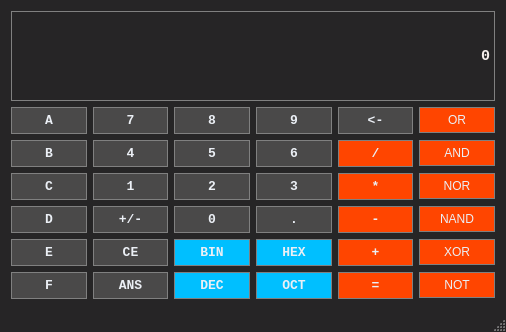
<?xml version="1.0" encoding="UTF-8"?>
<ui version="4.0">
 <class>mainWindow</class>
 <widget class="QMainWindow" name="mainWindow">
  <property name="geometry">
   <rect>
    <x>0</x>
    <y>0</y>
    <width>506</width>
    <height>332</height>
   </rect>
  </property>
  <property name="windowTitle">
   <string>Kalkulator</string>
  </property>
  <property name="styleSheet">
   <string notr="true">QMainWindow{
	background-color: #262526;
}</string>
  </property>
  <widget class="QWidget" name="centralWidget">
   <property name="styleSheet">
    <string notr="true">QWidget{
	background-color: #262526;
}</string>
   </property>
   <layout class="QGridLayout" name="gridLayout">
    <item row="6" column="2">
     <widget class="QPushButton" name="Button2">
      <property name="sizePolicy">
       <sizepolicy hsizetype="Preferred" vsizetype="Preferred">
        <horstretch>0</horstretch>
        <verstretch>0</verstretch>
       </sizepolicy>
      </property>
      <property name="font">
       <font>
        <family>Consolas</family>
        <pointsize>10</pointsize>
        <bold>true</bold>
       </font>
      </property>
      <property name="autoFillBackground">
       <bool>false</bool>
      </property>
      <property name="styleSheet">
       <string notr="true">QPushButton{
	background-color:#4a4949;
	color: #ebeff5;
	border: 1px solid gray;
	padding: 5px;
}
QPushButton:pressed{
	background-color: #696969;
	color: #ebeff5;
	border: 1px solid gray;
	padding: 5px;
}
QPushButton:disabled{
	background-color:#292929;
	color: #4a4949;
	border: 1px solid gray;
	padding: 5px;
}</string>
      </property>
      <property name="text">
       <string>2</string>
      </property>
      <property name="shortcut">
       <string>2</string>
      </property>
     </widget>
    </item>
    <item row="5" column="4">
     <widget class="QPushButton" name="ButtonDiv">
      <property name="sizePolicy">
       <sizepolicy hsizetype="Preferred" vsizetype="Preferred">
        <horstretch>0</horstretch>
        <verstretch>0</verstretch>
       </sizepolicy>
      </property>
      <property name="font">
       <font>
        <family>Consolas</family>
        <pointsize>10</pointsize>
        <bold>true</bold>
       </font>
      </property>
      <property name="autoFillBackground">
       <bool>false</bool>
      </property>
      <property name="styleSheet">
       <string notr="true">QPushButton{
	background-color: #FF4500;
	color: #ebeff5;
	border: 1px solid gray;
	padding: 5px;
}

QPushButton:pressed{
	background-color: #a32f03;
	color: #ebeff5;
	border: 1px solid gray;
	padding: 5px;
}</string>
      </property>
      <property name="text">
       <string>/</string>
      </property>
      <property name="shortcut">
       <string>/</string>
      </property>
     </widget>
    </item>
    <item row="9" column="1">
     <widget class="QPushButton" name="ButtonAns">
      <property name="sizePolicy">
       <sizepolicy hsizetype="Preferred" vsizetype="Preferred">
        <horstretch>0</horstretch>
        <verstretch>0</verstretch>
       </sizepolicy>
      </property>
      <property name="font">
       <font>
        <family>Consolas</family>
        <pointsize>10</pointsize>
        <bold>true</bold>
       </font>
      </property>
      <property name="autoFillBackground">
       <bool>false</bool>
      </property>
      <property name="styleSheet">
       <string notr="true">QPushButton{
	background-color:#4a4949;
	color: #ebeff5;
	border: 1px solid gray;
	padding: 5px;
}
QPushButton:pressed{
	background-color: #696969;
	color: #ebeff5;
	border: 1px solid gray;
	padding: 5px;
}
QPushButton:disabled{
	background-color:#292929;
	color: #4a4949;
	border: 1px solid gray;
	padding: 5px;
}</string>
      </property>
      <property name="text">
       <string>ANS</string>
      </property>
     </widget>
    </item>
    <item row="8" column="1">
     <widget class="QPushButton" name="ButtonClean">
      <property name="sizePolicy">
       <sizepolicy hsizetype="Preferred" vsizetype="Preferred">
        <horstretch>0</horstretch>
        <verstretch>0</verstretch>
       </sizepolicy>
      </property>
      <property name="font">
       <font>
        <family>Consolas</family>
        <pointsize>10</pointsize>
        <bold>true</bold>
       </font>
      </property>
      <property name="autoFillBackground">
       <bool>false</bool>
      </property>
      <property name="styleSheet">
       <string notr="true">QPushButton{
	background-color:#4a4949;
	color: #ebeff5;
	border: 1px solid gray;
	padding: 5px;
}
QPushButton:pressed{
	background-color: #696969;
	color: #ebeff5;
	border: 1px solid gray;
	padding: 5px;
}
QPushButton:disabled{
	background-color:#292929;
	color: #4a4949;
	border: 1px solid gray;
	padding: 5px;
}</string>
      </property>
      <property name="text">
       <string>CE</string>
      </property>
     </widget>
    </item>
    <item row="4" column="1">
     <widget class="QPushButton" name="Button7">
      <property name="sizePolicy">
       <sizepolicy hsizetype="Preferred" vsizetype="Preferred">
        <horstretch>0</horstretch>
        <verstretch>0</verstretch>
       </sizepolicy>
      </property>
      <property name="font">
       <font>
        <family>Consolas</family>
        <pointsize>10</pointsize>
        <bold>true</bold>
       </font>
      </property>
      <property name="autoFillBackground">
       <bool>false</bool>
      </property>
      <property name="styleSheet">
       <string notr="true">QPushButton{
	background-color:#4a4949;
	color: #ebeff5;
	border: 1px solid gray;
	padding: 5px;
}
QPushButton:pressed{
	background-color: #696969;
	color: #ebeff5;
	border: 1px solid gray;
	padding: 5px;
}
QPushButton:disabled{
	background-color:#292929;
	color: #4a4949;
	border: 1px solid gray;
	padding: 5px;
}</string>
      </property>
      <property name="text">
       <string>7</string>
      </property>
      <property name="shortcut">
       <string>7</string>
      </property>
     </widget>
    </item>
    <item row="8" column="2">
     <widget class="QPushButton" name="ButtonBIN">
      <property name="sizePolicy">
       <sizepolicy hsizetype="Preferred" vsizetype="Preferred">
        <horstretch>0</horstretch>
        <verstretch>0</verstretch>
       </sizepolicy>
      </property>
      <property name="font">
       <font>
        <family>Consolas</family>
        <pointsize>10</pointsize>
        <bold>true</bold>
       </font>
      </property>
      <property name="autoFillBackground">
       <bool>false</bool>
      </property>
      <property name="styleSheet">
       <string notr="true">QPushButton{
	background-color: #00BFFF;
	color: #ebeff5;
	border: 1px solid gray;
	padding: 5px;
}

QPushButton:pressed{
	background-color: #6495ED;
	color: #ebeff5;
	border: 1px solid gray;
	padding: 5px;
}</string>
      </property>
      <property name="text">
       <string>BIN</string>
      </property>
     </widget>
    </item>
    <item row="9" column="5">
     <widget class="QPushButton" name="ButtonNOT">
      <property name="styleSheet">
       <string notr="true">QPushButton{
	background-color: #FF4500;
	color: #ebeff5;
	border: 1px solid gray;
	padding: 5px;
}

QPushButton:pressed{
	background-color: #a32f03;
	color: #ebeff5;
	border: 1px solid gray;
	padding: 5px;
}
QPushButton:disabled{
	background-color:#292929;
	color: #4a4949;
	border: 1px solid gray;
	padding: 5px;
}</string>
      </property>
      <property name="text">
       <string>NOT</string>
      </property>
     </widget>
    </item>
    <item row="7" column="0">
     <widget class="QPushButton" name="ButtonD">
      <property name="sizePolicy">
       <sizepolicy hsizetype="Preferred" vsizetype="Preferred">
        <horstretch>0</horstretch>
        <verstretch>0</verstretch>
       </sizepolicy>
      </property>
      <property name="font">
       <font>
        <family>Consolas</family>
        <pointsize>10</pointsize>
        <bold>true</bold>
       </font>
      </property>
      <property name="autoFillBackground">
       <bool>false</bool>
      </property>
      <property name="styleSheet">
       <string notr="true">QPushButton{
	background-color:#4a4949;
	color: #ebeff5;
	border: 1px solid gray;
	padding: 5px;
}
QPushButton:pressed{
	background-color: #696969;
	color: #ebeff5;
	border: 1px solid gray;
	padding: 5px;
}
QPushButton:disabled{
	background-color:#292929;
	color: #4a4949;
	border: 1px solid gray;
	padding: 5px;
}</string>
      </property>
      <property name="text">
       <string>D</string>
      </property>
      <property name="shortcut">
       <string>D</string>
      </property>
      <attribute name="buttonGroup">
       <string notr="true">hexButtons</string>
      </attribute>
     </widget>
    </item>
    <item row="5" column="5">
     <widget class="QPushButton" name="ButtonAND">
      <property name="styleSheet">
       <string notr="true">QPushButton{
	background-color: #FF4500;
	color: #ebeff5;
	border: 1px solid gray;
	padding: 5px;
}

QPushButton:pressed{
	background-color: #a32f03;
	color: #ebeff5;
	border: 1px solid gray;
	padding: 5px;
}
QPushButton:disabled{
	background-color:#292929;
	color: #4a4949;
	border: 1px solid gray;
	padding: 5px;
}</string>
      </property>
      <property name="text">
       <string>AND</string>
      </property>
     </widget>
    </item>
    <item row="4" column="3">
     <widget class="QPushButton" name="Button9">
      <property name="sizePolicy">
       <sizepolicy hsizetype="Preferred" vsizetype="Preferred">
        <horstretch>0</horstretch>
        <verstretch>0</verstretch>
       </sizepolicy>
      </property>
      <property name="font">
       <font>
        <family>Consolas</family>
        <pointsize>10</pointsize>
        <bold>true</bold>
       </font>
      </property>
      <property name="autoFillBackground">
       <bool>false</bool>
      </property>
      <property name="styleSheet">
       <string notr="true">QPushButton{
	background-color:#4a4949;
	color: #ebeff5;
	border: 1px solid gray;
	padding: 5px;
}
QPushButton:pressed{
	background-color: #696969;
	color: #ebeff5;
	border: 1px solid gray;
	padding: 5px;
}
QPushButton:disabled{
	background-color:#292929;
	color: #4a4949;
	border: 1px solid gray;
	padding: 5px;
}</string>
      </property>
      <property name="text">
       <string>9</string>
      </property>
      <property name="shortcut">
       <string>9</string>
      </property>
     </widget>
    </item>
    <item row="9" column="0">
     <widget class="QPushButton" name="ButtonF">
      <property name="sizePolicy">
       <sizepolicy hsizetype="Preferred" vsizetype="Preferred">
        <horstretch>0</horstretch>
        <verstretch>0</verstretch>
       </sizepolicy>
      </property>
      <property name="font">
       <font>
        <family>Consolas</family>
        <pointsize>10</pointsize>
        <bold>true</bold>
       </font>
      </property>
      <property name="autoFillBackground">
       <bool>false</bool>
      </property>
      <property name="styleSheet">
       <string notr="true">QPushButton{
	background-color:#4a4949;
	color: #ebeff5;
	border: 1px solid gray;
	padding: 5px;
}
QPushButton:pressed{
	background-color: #696969;
	color: #ebeff5;
	border: 1px solid gray;
	padding: 5px;
}
QPushButton:disabled{
	background-color:#292929;
	color: #4a4949;
	border: 1px solid gray;
	padding: 5px;
}</string>
      </property>
      <property name="text">
       <string>F</string>
      </property>
      <property name="shortcut">
       <string>F</string>
      </property>
      <attribute name="buttonGroup">
       <string notr="true">hexButtons</string>
      </attribute>
     </widget>
    </item>
    <item row="4" column="0">
     <widget class="QPushButton" name="ButtonA">
      <property name="sizePolicy">
       <sizepolicy hsizetype="Preferred" vsizetype="Preferred">
        <horstretch>0</horstretch>
        <verstretch>0</verstretch>
       </sizepolicy>
      </property>
      <property name="font">
       <font>
        <family>Consolas</family>
        <pointsize>10</pointsize>
        <bold>true</bold>
       </font>
      </property>
      <property name="autoFillBackground">
       <bool>false</bool>
      </property>
      <property name="styleSheet">
       <string notr="true">QPushButton{
	background-color:#4a4949;
	color: #ebeff5;
	border: 1px solid gray;
	padding: 5px;
}
QPushButton:pressed{
	background-color: #696969;
	color: #ebeff5;
	border: 1px solid gray;
	padding: 5px;
}
QPushButton:disabled{
	background-color:#292929;
	color: #4a4949;
	border: 1px solid gray;
	padding: 5px;
}</string>
      </property>
      <property name="text">
       <string>A</string>
      </property>
      <property name="shortcut">
       <string>A</string>
      </property>
      <attribute name="buttonGroup">
       <string notr="true">hexButtons</string>
      </attribute>
     </widget>
    </item>
    <item row="7" column="5">
     <widget class="QPushButton" name="ButtonNAND">
      <property name="styleSheet">
       <string notr="true">QPushButton{
	background-color: #FF4500;
	color: #ebeff5;
	border: 1px solid gray;
	padding: 5px;
}

QPushButton:pressed{
	background-color: #a32f03;
	color: #ebeff5;
	border: 1px solid gray;
	padding: 5px;
}
QPushButton:disabled{
	background-color:#292929;
	color: #4a4949;
	border: 1px solid gray;
	padding: 5px;
}</string>
      </property>
      <property name="text">
       <string>NAND</string>
      </property>
     </widget>
    </item>
    <item row="8" column="0">
     <widget class="QPushButton" name="ButtonE">
      <property name="sizePolicy">
       <sizepolicy hsizetype="Preferred" vsizetype="Preferred">
        <horstretch>0</horstretch>
        <verstretch>0</verstretch>
       </sizepolicy>
      </property>
      <property name="font">
       <font>
        <family>Consolas</family>
        <pointsize>10</pointsize>
        <bold>true</bold>
       </font>
      </property>
      <property name="autoFillBackground">
       <bool>false</bool>
      </property>
      <property name="styleSheet">
       <string notr="true">QPushButton{
	background-color:#4a4949;
	color: #ebeff5;
	border: 1px solid gray;
	padding: 5px;
}
QPushButton:pressed{
	background-color: #696969;
	color: #ebeff5;
	border: 1px solid gray;
	padding: 5px;
}
QPushButton:disabled{
	background-color:#292929;
	color: #4a4949;
	border: 1px solid gray;
	padding: 5px;
}</string>
      </property>
      <property name="text">
       <string>E</string>
      </property>
      <property name="shortcut">
       <string>E</string>
      </property>
      <attribute name="buttonGroup">
       <string notr="true">hexButtons</string>
      </attribute>
     </widget>
    </item>
    <item row="5" column="0">
     <widget class="QPushButton" name="ButtonB">
      <property name="sizePolicy">
       <sizepolicy hsizetype="Preferred" vsizetype="Preferred">
        <horstretch>0</horstretch>
        <verstretch>0</verstretch>
       </sizepolicy>
      </property>
      <property name="font">
       <font>
        <family>Consolas</family>
        <pointsize>10</pointsize>
        <bold>true</bold>
       </font>
      </property>
      <property name="autoFillBackground">
       <bool>false</bool>
      </property>
      <property name="styleSheet">
       <string notr="true">QPushButton{
	background-color:#4a4949;
	color: #ebeff5;
	border: 1px solid gray;
	padding: 5px;
}
QPushButton:pressed{
	background-color: #696969;
	color: #ebeff5;
	border: 1px solid gray;
	padding: 5px;
}
QPushButton:disabled{
	background-color:#292929;
	color: #4a4949;
	border: 1px solid gray;
	padding: 5px;
}</string>
      </property>
      <property name="text">
       <string>B</string>
      </property>
      <property name="shortcut">
       <string>B</string>
      </property>
      <attribute name="buttonGroup">
       <string notr="true">hexButtons</string>
      </attribute>
     </widget>
    </item>
    <item row="8" column="4">
     <widget class="QPushButton" name="ButtonPlus">
      <property name="sizePolicy">
       <sizepolicy hsizetype="Preferred" vsizetype="Preferred">
        <horstretch>0</horstretch>
        <verstretch>0</verstretch>
       </sizepolicy>
      </property>
      <property name="font">
       <font>
        <family>Consolas</family>
        <pointsize>10</pointsize>
        <bold>true</bold>
       </font>
      </property>
      <property name="autoFillBackground">
       <bool>false</bool>
      </property>
      <property name="styleSheet">
       <string notr="true">QPushButton{
	background-color: #FF4500;
	color: #ebeff5;
	border: 1px solid gray;
	padding: 5px;
}

QPushButton:pressed{
	background-color: #a32f03;
	color: #ebeff5;
	border: 1px solid gray;
	padding: 5px;
}</string>
      </property>
      <property name="text">
       <string>+</string>
      </property>
      <property name="shortcut">
       <string>+</string>
      </property>
     </widget>
    </item>
    <item row="6" column="0">
     <widget class="QPushButton" name="ButtonC">
      <property name="sizePolicy">
       <sizepolicy hsizetype="Preferred" vsizetype="Preferred">
        <horstretch>0</horstretch>
        <verstretch>0</verstretch>
       </sizepolicy>
      </property>
      <property name="font">
       <font>
        <family>Consolas</family>
        <pointsize>10</pointsize>
        <bold>true</bold>
       </font>
      </property>
      <property name="autoFillBackground">
       <bool>false</bool>
      </property>
      <property name="styleSheet">
       <string notr="true">QPushButton{
	background-color:#4a4949;
	color: #ebeff5;
	border: 1px solid gray;
	padding: 5px;
}
QPushButton:pressed{
	background-color: #696969;
	color: #ebeff5;
	border: 1px solid gray;
	padding: 5px;
}
QPushButton:disabled{
	background-color:#292929;
	color: #4a4949;
	border: 1px solid gray;
	padding: 5px;
}</string>
      </property>
      <property name="text">
       <string>C</string>
      </property>
      <property name="shortcut">
       <string>C</string>
      </property>
      <attribute name="buttonGroup">
       <string notr="true">hexButtons</string>
      </attribute>
     </widget>
    </item>
    <item row="7" column="3">
     <widget class="QPushButton" name="ButtonDot">
      <property name="sizePolicy">
       <sizepolicy hsizetype="Preferred" vsizetype="Preferred">
        <horstretch>0</horstretch>
        <verstretch>0</verstretch>
       </sizepolicy>
      </property>
      <property name="font">
       <font>
        <family>Consolas</family>
        <pointsize>10</pointsize>
        <bold>true</bold>
       </font>
      </property>
      <property name="autoFillBackground">
       <bool>false</bool>
      </property>
      <property name="styleSheet">
       <string notr="true">QPushButton{
	background-color:#4a4949;
	color: #ebeff5;
	border: 1px solid gray;
	padding: 5px;
}
QPushButton:pressed{
	background-color: #696969;
	color: #ebeff5;
	border: 1px solid gray;
	padding: 5px;
}
QPushButton:disabled{
	background-color:#292929;
	color: #4a4949;
	border: 1px solid gray;
	padding: 5px;
}</string>
      </property>
      <property name="text">
       <string>.</string>
      </property>
      <property name="shortcut">
       <string>.</string>
      </property>
     </widget>
    </item>
    <item row="4" column="4">
     <widget class="QPushButton" name="ButtonBack">
      <property name="sizePolicy">
       <sizepolicy hsizetype="Preferred" vsizetype="Preferred">
        <horstretch>0</horstretch>
        <verstretch>0</verstretch>
       </sizepolicy>
      </property>
      <property name="font">
       <font>
        <family>Consolas</family>
        <pointsize>10</pointsize>
        <bold>true</bold>
       </font>
      </property>
      <property name="autoFillBackground">
       <bool>false</bool>
      </property>
      <property name="styleSheet">
       <string notr="true">QPushButton{
	background-color:#4a4949;
	color: #ebeff5;
	border: 1px solid gray;
	padding: 5px;
}
QPushButton:pressed{
	background-color: #696969;
	color: #ebeff5;
	border: 1px solid gray;
	padding: 5px;
}
QPushButton:disabled{
	background-color:#292929;
	color: #4a4949;
	border: 1px solid gray;
	padding: 5px;
}</string>
      </property>
      <property name="text">
       <string>&lt;-</string>
      </property>
      <property name="shortcut">
       <string>Backspace</string>
      </property>
     </widget>
    </item>
    <item row="9" column="4">
     <widget class="QPushButton" name="ButtonEqual">
      <property name="sizePolicy">
       <sizepolicy hsizetype="Preferred" vsizetype="Preferred">
        <horstretch>0</horstretch>
        <verstretch>0</verstretch>
       </sizepolicy>
      </property>
      <property name="font">
       <font>
        <family>Consolas</family>
        <pointsize>10</pointsize>
        <bold>true</bold>
       </font>
      </property>
      <property name="autoFillBackground">
       <bool>false</bool>
      </property>
      <property name="styleSheet">
       <string notr="true">QPushButton{
	background-color: #FF4500;
	color: #ebeff5;
	border: 1px solid gray;
	padding: 5px;
}

QPushButton:pressed{
	background-color: #a32f03;
	color: #ebeff5;
	border: 1px solid gray;
	padding: 5px;
}</string>
      </property>
      <property name="text">
       <string>=</string>
      </property>
      <property name="shortcut">
       <string>Return</string>
      </property>
     </widget>
    </item>
    <item row="5" column="1">
     <widget class="QPushButton" name="Button4">
      <property name="sizePolicy">
       <sizepolicy hsizetype="Preferred" vsizetype="Preferred">
        <horstretch>0</horstretch>
        <verstretch>0</verstretch>
       </sizepolicy>
      </property>
      <property name="font">
       <font>
        <family>Consolas</family>
        <pointsize>10</pointsize>
        <bold>true</bold>
       </font>
      </property>
      <property name="autoFillBackground">
       <bool>false</bool>
      </property>
      <property name="styleSheet">
       <string notr="true">QPushButton{
	background-color:#4a4949;
	color: #ebeff5;
	border: 1px solid gray;
	padding: 5px;
}
QPushButton:pressed{
	background-color: #696969;
	color: #ebeff5;
	border: 1px solid gray;
	padding: 5px;
}
QPushButton:disabled{
	background-color:#292929;
	color: #4a4949;
	border: 1px solid gray;
	padding: 5px;
}</string>
      </property>
      <property name="text">
       <string>4</string>
      </property>
      <property name="shortcut">
       <string>4</string>
      </property>
     </widget>
    </item>
    <item row="4" column="2">
     <widget class="QPushButton" name="Button8">
      <property name="sizePolicy">
       <sizepolicy hsizetype="Preferred" vsizetype="Preferred">
        <horstretch>0</horstretch>
        <verstretch>0</verstretch>
       </sizepolicy>
      </property>
      <property name="font">
       <font>
        <family>Consolas</family>
        <pointsize>10</pointsize>
        <bold>true</bold>
       </font>
      </property>
      <property name="autoFillBackground">
       <bool>false</bool>
      </property>
      <property name="styleSheet">
       <string notr="true">QPushButton{
	background-color:#4a4949;
	color: #ebeff5;
	border: 1px solid gray;
	padding: 5px;
}
QPushButton:pressed{
	background-color: #696969;
	color: #ebeff5;
	border: 1px solid gray;
	padding: 5px;
}
QPushButton:disabled{
	background-color:#292929;
	color: #4a4949;
	border: 1px solid gray;
	padding: 5px;
}</string>
      </property>
      <property name="text">
       <string>8</string>
      </property>
      <property name="shortcut">
       <string>8</string>
      </property>
     </widget>
    </item>
    <item row="6" column="4">
     <widget class="QPushButton" name="ButtonMulti">
      <property name="sizePolicy">
       <sizepolicy hsizetype="Preferred" vsizetype="Preferred">
        <horstretch>0</horstretch>
        <verstretch>0</verstretch>
       </sizepolicy>
      </property>
      <property name="font">
       <font>
        <family>Consolas</family>
        <pointsize>10</pointsize>
        <bold>true</bold>
       </font>
      </property>
      <property name="autoFillBackground">
       <bool>false</bool>
      </property>
      <property name="styleSheet">
       <string notr="true">QPushButton{
	background-color: #FF4500;
	color: #ebeff5;
	border: 1px solid gray;
	padding: 5px;
}

QPushButton:pressed{
	background-color: #a32f03;
	color: #ebeff5;
	border: 1px solid gray;
	padding: 5px;
}</string>
      </property>
      <property name="text">
       <string>*</string>
      </property>
      <property name="shortcut">
       <string>*</string>
      </property>
     </widget>
    </item>
    <item row="6" column="5">
     <widget class="QPushButton" name="ButtonNOR">
      <property name="styleSheet">
       <string notr="true">QPushButton{
	background-color: #FF4500;
	color: #ebeff5;
	border: 1px solid gray;
	padding: 5px;
}

QPushButton:pressed{
	background-color: #a32f03;
	color: #ebeff5;
	border: 1px solid gray;
	padding: 5px;
}
QPushButton:disabled{
	background-color:#292929;
	color: #4a4949;
	border: 1px solid gray;
	padding: 5px;
}</string>
      </property>
      <property name="text">
       <string>NOR</string>
      </property>
     </widget>
    </item>
    <item row="7" column="2">
     <widget class="QPushButton" name="Button0">
      <property name="sizePolicy">
       <sizepolicy hsizetype="Preferred" vsizetype="Preferred">
        <horstretch>0</horstretch>
        <verstretch>0</verstretch>
       </sizepolicy>
      </property>
      <property name="font">
       <font>
        <family>Consolas</family>
        <pointsize>10</pointsize>
        <bold>true</bold>
       </font>
      </property>
      <property name="autoFillBackground">
       <bool>false</bool>
      </property>
      <property name="styleSheet">
       <string notr="true">QPushButton{
	background-color:#4a4949;
	color: #ebeff5;
	border: 1px solid gray;
	padding: 5px;
}
QPushButton:pressed{
	background-color: #696969;
	color: #ebeff5;
	border: 1px solid gray;
	padding: 5px;
}
QPushButton:disabled{
	background-color:#292929;
	color: #4a4949;
	border: 1px solid gray;
	padding: 5px;
}</string>
      </property>
      <property name="text">
       <string>0</string>
      </property>
      <property name="shortcut">
       <string>0</string>
      </property>
     </widget>
    </item>
    <item row="4" column="5">
     <widget class="QPushButton" name="ButtonOR">
      <property name="styleSheet">
       <string notr="true">QPushButton{
	background-color: #FF4500;
	color: #ebeff5;
	border: 1px solid gray;
	padding: 5px;
}

QPushButton:pressed{
	background-color: #a32f03;
	color: #ebeff5;
	border: 1px solid gray;
	padding: 5px;
}
QPushButton:disabled{
	background-color:#292929;
	color: #4a4949;
	border: 1px solid gray;
	padding: 5px;
}</string>
      </property>
      <property name="text">
       <string>OR</string>
      </property>
     </widget>
    </item>
    <item row="7" column="4">
     <widget class="QPushButton" name="ButtonMinus">
      <property name="sizePolicy">
       <sizepolicy hsizetype="Preferred" vsizetype="Preferred">
        <horstretch>0</horstretch>
        <verstretch>0</verstretch>
       </sizepolicy>
      </property>
      <property name="font">
       <font>
        <family>Consolas</family>
        <pointsize>10</pointsize>
        <bold>true</bold>
       </font>
      </property>
      <property name="autoFillBackground">
       <bool>false</bool>
      </property>
      <property name="styleSheet">
       <string notr="true">QPushButton{
	background-color: #FF4500;
	color: #ebeff5;
	border: 1px solid gray;
	padding: 5px;
}

QPushButton:pressed{
	background-color: #a32f03;
	color: #ebeff5;
	border: 1px solid gray;
	padding: 5px;
}</string>
      </property>
      <property name="text">
       <string>-</string>
      </property>
      <property name="shortcut">
       <string>-</string>
      </property>
     </widget>
    </item>
    <item row="6" column="1">
     <widget class="QPushButton" name="Button1">
      <property name="sizePolicy">
       <sizepolicy hsizetype="Preferred" vsizetype="Preferred">
        <horstretch>0</horstretch>
        <verstretch>0</verstretch>
       </sizepolicy>
      </property>
      <property name="font">
       <font>
        <family>Consolas</family>
        <pointsize>10</pointsize>
        <bold>true</bold>
       </font>
      </property>
      <property name="autoFillBackground">
       <bool>false</bool>
      </property>
      <property name="styleSheet">
       <string notr="true">QPushButton{
	background-color:#4a4949;
	color: #ebeff5;
	border: 1px solid gray;
	padding: 5px;
}
QPushButton:pressed{
	background-color: #696969;
	color: #ebeff5;
	border: 1px solid gray;
	padding: 5px;
}
QPushButton:disabled{
	background-color:#292929;
	color: #4a4949;
	border: 1px solid gray;
	padding: 5px;
}</string>
      </property>
      <property name="text">
       <string>1</string>
      </property>
      <property name="shortcut">
       <string>1</string>
      </property>
     </widget>
    </item>
    <item row="5" column="3">
     <widget class="QPushButton" name="Button6">
      <property name="sizePolicy">
       <sizepolicy hsizetype="Preferred" vsizetype="Preferred">
        <horstretch>0</horstretch>
        <verstretch>0</verstretch>
       </sizepolicy>
      </property>
      <property name="font">
       <font>
        <family>Consolas</family>
        <pointsize>10</pointsize>
        <bold>true</bold>
       </font>
      </property>
      <property name="autoFillBackground">
       <bool>false</bool>
      </property>
      <property name="styleSheet">
       <string notr="true">QPushButton{
	background-color:#4a4949;
	color: #ebeff5;
	border: 1px solid gray;
	padding: 5px;
}
QPushButton:pressed{
	background-color: #696969;
	color: #ebeff5;
	border: 1px solid gray;
	padding: 5px;
}
QPushButton:disabled{
	background-color:#292929;
	color: #4a4949;
	border: 1px solid gray;
	padding: 5px;
}</string>
      </property>
      <property name="text">
       <string>6</string>
      </property>
      <property name="shortcut">
       <string>6</string>
      </property>
     </widget>
    </item>
    <item row="9" column="2">
     <widget class="QPushButton" name="ButtonDEC">
      <property name="sizePolicy">
       <sizepolicy hsizetype="Preferred" vsizetype="Preferred">
        <horstretch>0</horstretch>
        <verstretch>0</verstretch>
       </sizepolicy>
      </property>
      <property name="font">
       <font>
        <family>Consolas</family>
        <pointsize>10</pointsize>
        <bold>true</bold>
       </font>
      </property>
      <property name="autoFillBackground">
       <bool>false</bool>
      </property>
      <property name="styleSheet">
       <string notr="true">QPushButton{
	background-color: #00BFFF;
	color: #ebeff5;
	border: 1px solid gray;
	padding: 5px;
}

QPushButton:pressed{
	background-color: #6495ED;
	color: #ebeff5;
	border: 1px solid gray;
	padding: 5px;
}</string>
      </property>
      <property name="text">
       <string>DEC</string>
      </property>
     </widget>
    </item>
    <item row="9" column="3">
     <widget class="QPushButton" name="ButtonOCT">
      <property name="sizePolicy">
       <sizepolicy hsizetype="Preferred" vsizetype="Preferred">
        <horstretch>0</horstretch>
        <verstretch>0</verstretch>
       </sizepolicy>
      </property>
      <property name="font">
       <font>
        <family>Consolas</family>
        <pointsize>10</pointsize>
        <bold>true</bold>
       </font>
      </property>
      <property name="autoFillBackground">
       <bool>false</bool>
      </property>
      <property name="styleSheet">
       <string notr="true">QPushButton{
	background-color: #00BFFF;
	color: #ebeff5;
	border: 1px solid gray;
	padding: 5px;
}

QPushButton:pressed{
	background-color: #6495ED;
	color: #ebeff5;
	border: 1px solid gray;
	padding: 5px;
}</string>
      </property>
      <property name="text">
       <string>OCT</string>
      </property>
     </widget>
    </item>
    <item row="8" column="3">
     <widget class="QPushButton" name="ButtonHEX">
      <property name="sizePolicy">
       <sizepolicy hsizetype="Preferred" vsizetype="Preferred">
        <horstretch>0</horstretch>
        <verstretch>0</verstretch>
       </sizepolicy>
      </property>
      <property name="font">
       <font>
        <family>Consolas</family>
        <pointsize>10</pointsize>
        <bold>true</bold>
       </font>
      </property>
      <property name="autoFillBackground">
       <bool>false</bool>
      </property>
      <property name="styleSheet">
       <string notr="true">QPushButton{
	background-color: #00BFFF;
	color: #ebeff5;
	border: 1px solid gray;
	padding: 5px;
}

QPushButton:pressed{
	background-color: #6495ED;
	color: #ebeff5;
	border: 1px solid gray;
	padding: 5px;
}</string>
      </property>
      <property name="text">
       <string>HEX</string>
      </property>
     </widget>
    </item>
    <item row="6" column="3">
     <widget class="QPushButton" name="Button3">
      <property name="sizePolicy">
       <sizepolicy hsizetype="Preferred" vsizetype="Preferred">
        <horstretch>0</horstretch>
        <verstretch>0</verstretch>
       </sizepolicy>
      </property>
      <property name="font">
       <font>
        <family>Consolas</family>
        <pointsize>10</pointsize>
        <bold>true</bold>
       </font>
      </property>
      <property name="autoFillBackground">
       <bool>false</bool>
      </property>
      <property name="styleSheet">
       <string notr="true">QPushButton{
	background-color:#4a4949;
	color: #ebeff5;
	border: 1px solid gray;
	padding: 5px;
}
QPushButton:pressed{
	background-color: #696969;
	color: #ebeff5;
	border: 1px solid gray;
	padding: 5px;
}
QPushButton:disabled{
	background-color:#292929;
	color: #4a4949;
	border: 1px solid gray;
	padding: 5px;
}</string>
      </property>
      <property name="text">
       <string>3</string>
      </property>
      <property name="shortcut">
       <string>3</string>
      </property>
     </widget>
    </item>
    <item row="7" column="1">
     <widget class="QPushButton" name="ButtonSign">
      <property name="sizePolicy">
       <sizepolicy hsizetype="Preferred" vsizetype="Preferred">
        <horstretch>0</horstretch>
        <verstretch>0</verstretch>
       </sizepolicy>
      </property>
      <property name="font">
       <font>
        <family>Consolas</family>
        <pointsize>10</pointsize>
        <bold>true</bold>
       </font>
      </property>
      <property name="autoFillBackground">
       <bool>false</bool>
      </property>
      <property name="styleSheet">
       <string notr="true">QPushButton{
	background-color:#4a4949;
	color: #ebeff5;
	border: 1px solid gray;
	padding: 5px;
}
QPushButton:pressed{
	background-color: #696969;
	color: #ebeff5;
	border: 1px solid gray;
	padding: 5px;
}
QPushButton:disabled{
	background-color:#292929;
	color: #4a4949;
	border: 1px solid gray;
	padding: 5px;
}</string>
      </property>
      <property name="text">
       <string>+/-</string>
      </property>
     </widget>
    </item>
    <item row="8" column="5">
     <widget class="QPushButton" name="ButtonXOR">
      <property name="styleSheet">
       <string notr="true">QPushButton{
	background-color: #FF4500;
	color: #ebeff5;
	border: 1px solid gray;
	padding: 5px;
}

QPushButton:pressed{
	background-color: #a32f03;
	color: #ebeff5;
	border: 1px solid gray;
	padding: 5px;
}
QPushButton:disabled{
	background-color:#292929;
	color: #4a4949;
	border: 1px solid gray;
	padding: 5px;
}</string>
      </property>
      <property name="text">
       <string>XOR</string>
      </property>
     </widget>
    </item>
    <item row="5" column="2">
     <widget class="QPushButton" name="Button5">
      <property name="sizePolicy">
       <sizepolicy hsizetype="Preferred" vsizetype="Preferred">
        <horstretch>0</horstretch>
        <verstretch>0</verstretch>
       </sizepolicy>
      </property>
      <property name="font">
       <font>
        <family>Consolas</family>
        <pointsize>10</pointsize>
        <bold>true</bold>
       </font>
      </property>
      <property name="autoFillBackground">
       <bool>false</bool>
      </property>
      <property name="styleSheet">
       <string notr="true">QPushButton{
	background-color:#4a4949;
	color: #ebeff5;
	border: 1px solid gray;
	padding: 5px;
}
QPushButton:pressed{
	background-color: #696969;
	color: #ebeff5;
	border: 1px solid gray;
	padding: 5px;
}
QPushButton:disabled{
	background-color:#292929;
	color: #4a4949;
	border: 1px solid gray;
	padding: 5px;
}</string>
      </property>
      <property name="text">
       <string>5</string>
      </property>
      <property name="shortcut">
       <string>5</string>
      </property>
     </widget>
    </item>
    <item row="1" column="0" colspan="6">
     <widget class="QLineEdit" name="Display">
      <property name="sizePolicy">
       <sizepolicy hsizetype="Preferred" vsizetype="Expanding">
        <horstretch>0</horstretch>
        <verstretch>0</verstretch>
       </sizepolicy>
      </property>
      <property name="font">
       <font>
        <family>Consolas</family>
        <pointsize>11</pointsize>
        <bold>true</bold>
       </font>
      </property>
      <property name="layoutDirection">
       <enum>Qt::LayoutDirection::LeftToRight</enum>
      </property>
      <property name="styleSheet">
       <string notr="true">QLineEdit{
	background-color: #262526;
	color: #f5eeeb;
	border: 1px solid gray;
}
</string>
      </property>
      <property name="text">
       <string>0</string>
      </property>
      <property name="alignment">
       <set>Qt::AlignmentFlag::AlignRight|Qt::AlignmentFlag::AlignTrailing|Qt::AlignmentFlag::AlignVCenter</set>
      </property>
     </widget>
    </item>
   </layout>
  </widget>
  <widget class="QMenuBar" name="menuBar">
   <property name="geometry">
    <rect>
     <x>0</x>
     <y>0</y>
     <width>506</width>
     <height>22</height>
    </rect>
   </property>
  </widget>
  <widget class="QStatusBar" name="statusBar"/>
 </widget>
 <layoutdefault spacing="6" margin="11"/>
 <resources/>
 <connections/>
 <buttongroups>
  <buttongroup name="hexButtons"/>
 </buttongroups>
</ui>
